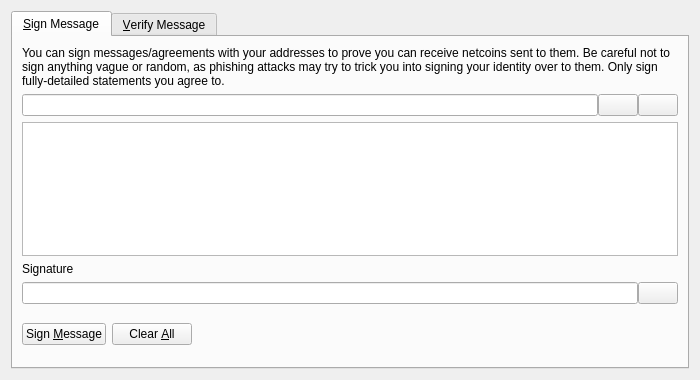
<?xml version="1.0" encoding="UTF-8"?>
<ui version="4.0">
 <class>SignVerifyMessageDialog</class>
 <widget class="QDialog" name="SignVerifyMessageDialog">
  <property name="geometry">
   <rect>
    <x>0</x>
    <y>0</y>
    <width>700</width>
    <height>380</height>
   </rect>
  </property>
  <property name="windowTitle">
   <string>Signatures - Sign / Verify a Message</string>
  </property>
  <property name="modal">
   <bool>true</bool>
  </property>
  <layout class="QVBoxLayout" name="verticalLayout">
   <item>
    <widget class="QTabWidget" name="tabWidget">
     <property name="currentIndex">
      <number>0</number>
     </property>
     <widget class="QWidget" name="tabSignMessage">
      <attribute name="title">
       <string>&amp;Sign Message</string>
      </attribute>
      <layout class="QVBoxLayout" name="verticalLayout_SM">
       <item>
        <widget class="QLabel" name="infoLabel_SM">
         <property name="text">
          <string>You can sign messages/agreements with your addresses to prove you can receive netcoins sent to them. Be careful not to sign anything vague or random, as phishing attacks may try to trick you into signing your identity over to them. Only sign fully-detailed statements you agree to.</string>
         </property>
         <property name="textFormat">
          <enum>Qt::PlainText</enum>
         </property>
         <property name="wordWrap">
          <bool>true</bool>
         </property>
        </widget>
       </item>
       <item>
        <layout class="QHBoxLayout" name="horizontalLayout_1_SM">
         <property name="spacing">
          <number>0</number>
         </property>
         <item>
          <widget class="QValidatedLineEdit" name="addressIn_SM">
           <property name="toolTip">
            <string>The Netcoin address to sign the message with</string>
           </property>
          </widget>
         </item>
         <item>
          <widget class="QPushButton" name="addressBookButton_SM">
           <property name="toolTip">
            <string>Choose previously used address</string>
           </property>
           <property name="text">
            <string/>
           </property>
           <property name="icon">
            <iconset resource="../bitcoin.qrc">
             <normaloff>:/icons/address-book</normaloff>:/icons/address-book</iconset>
           </property>
           <property name="shortcut">
            <string>Alt+A</string>
           </property>
           <property name="autoDefault">
            <bool>false</bool>
           </property>
          </widget>
         </item>
         <item>
          <widget class="QPushButton" name="pasteButton_SM">
           <property name="toolTip">
            <string>Paste address from clipboard</string>
           </property>
           <property name="text">
            <string/>
           </property>
           <property name="icon">
            <iconset resource="../bitcoin.qrc">
             <normaloff>:/icons/editpaste</normaloff>:/icons/editpaste</iconset>
           </property>
           <property name="shortcut">
            <string>Alt+P</string>
           </property>
           <property name="autoDefault">
            <bool>false</bool>
           </property>
          </widget>
         </item>
        </layout>
       </item>
       <item>
        <widget class="QPlainTextEdit" name="messageIn_SM">
         <property name="toolTip">
          <string>Enter the message you want to sign here</string>
         </property>
        </widget>
       </item>
       <item>
        <widget class="QLabel" name="signatureLabel_SM">
         <property name="text">
          <string>Signature</string>
         </property>
         <property name="textFormat">
          <enum>Qt::PlainText</enum>
         </property>
        </widget>
       </item>
       <item>
        <layout class="QHBoxLayout" name="horizontalLayout_2_SM">
         <property name="spacing">
          <number>0</number>
         </property>
         <item>
          <widget class="QLineEdit" name="signatureOut_SM">
           <property name="font">
            <font>
             <italic>true</italic>
            </font>
           </property>
           <property name="readOnly">
            <bool>true</bool>
           </property>
          </widget>
         </item>
         <item>
          <widget class="QPushButton" name="copySignatureButton_SM">
           <property name="toolTip">
            <string>Copy the current signature to the system clipboard</string>
           </property>
           <property name="text">
            <string/>
           </property>
           <property name="icon">
            <iconset resource="../bitcoin.qrc">
             <normaloff>:/icons/editcopy</normaloff>:/icons/editcopy</iconset>
           </property>
           <property name="autoDefault">
            <bool>false</bool>
           </property>
          </widget>
         </item>
        </layout>
       </item>
       <item>
        <layout class="QHBoxLayout" name="horizontalLayout_3_SM">
         <item>
          <widget class="QPushButton" name="signMessageButton_SM">
           <property name="toolTip">
            <string>Sign the message to prove you own this Netcoin address</string>
           </property>
           <property name="text">
            <string>Sign &amp;Message</string>
           </property>
           <property name="icon">
            <iconset resource="../bitcoin.qrc">
             <normaloff>:/icons/edit</normaloff>:/icons/edit</iconset>
           </property>
           <property name="autoDefault">
            <bool>false</bool>
           </property>
          </widget>
         </item>
         <item>
          <widget class="QPushButton" name="clearButton_SM">
           <property name="toolTip">
            <string>Reset all sign message fields</string>
           </property>
           <property name="text">
            <string>Clear &amp;All</string>
           </property>
           <property name="icon">
            <iconset resource="../bitcoin.qrc">
             <normaloff>:/icons/remove</normaloff>:/icons/remove</iconset>
           </property>
           <property name="autoDefault">
            <bool>false</bool>
           </property>
          </widget>
         </item>
         <item>
          <spacer name="horizontalSpacer_1_SM">
           <property name="orientation">
            <enum>Qt::Horizontal</enum>
           </property>
           <property name="sizeHint" stdset="0">
            <size>
             <width>40</width>
             <height>48</height>
            </size>
           </property>
          </spacer>
         </item>
         <item>
          <widget class="QLabel" name="statusLabel_SM">
           <property name="font">
            <font>
             <weight>75</weight>
             <bold>true</bold>
            </font>
           </property>
           <property name="text">
            <string/>
           </property>
           <property name="wordWrap">
            <bool>true</bool>
           </property>
          </widget>
         </item>
         <item>
          <spacer name="horizontalSpacer_2_SM">
           <property name="orientation">
            <enum>Qt::Horizontal</enum>
           </property>
           <property name="sizeHint" stdset="0">
            <size>
             <width>40</width>
             <height>48</height>
            </size>
           </property>
          </spacer>
         </item>
        </layout>
       </item>
      </layout>
     </widget>
     <widget class="QWidget" name="tabVerifyMessage">
      <attribute name="title">
       <string>&amp;Verify Message</string>
      </attribute>
      <layout class="QVBoxLayout" name="verticalLayout_VM">
       <item>
        <widget class="QLabel" name="infoLabel_VM">
         <property name="text">
          <string>Enter the receiver's address, message (ensure you copy line breaks, spaces, tabs, etc. exactly) and signature below to verify the message. Be careful not to read more into the signature than what is in the signed message itself, to avoid being tricked by a man-in-the-middle attack. Note that this only proves the signing party receives with the address, it cannot prove sendership of any transaction!</string>
         </property>
         <property name="textFormat">
          <enum>Qt::PlainText</enum>
         </property>
         <property name="alignment">
          <set>Qt::AlignLeading|Qt::AlignLeft|Qt::AlignTop</set>
         </property>
         <property name="wordWrap">
          <bool>true</bool>
         </property>
        </widget>
       </item>
       <item>
        <layout class="QHBoxLayout" name="horizontalLayout_1_VM">
         <property name="spacing">
          <number>0</number>
         </property>
         <item>
          <widget class="QValidatedLineEdit" name="addressIn_VM">
           <property name="toolTip">
            <string>The Netcoin address the message was signed with</string>
           </property>
          </widget>
         </item>
         <item>
          <widget class="QPushButton" name="addressBookButton_VM">
           <property name="toolTip">
            <string>Choose previously used address</string>
           </property>
           <property name="text">
            <string/>
           </property>
           <property name="icon">
            <iconset resource="../bitcoin.qrc">
             <normaloff>:/icons/address-book</normaloff>:/icons/address-book</iconset>
           </property>
           <property name="shortcut">
            <string>Alt+A</string>
           </property>
           <property name="autoDefault">
            <bool>false</bool>
           </property>
          </widget>
         </item>
        </layout>
       </item>
       <item>
        <widget class="QPlainTextEdit" name="messageIn_VM"/>
       </item>
       <item>
        <widget class="QValidatedLineEdit" name="signatureIn_VM"/>
       </item>
       <item>
        <layout class="QHBoxLayout" name="horizontalLayout_2_VM">
         <item>
          <widget class="QPushButton" name="verifyMessageButton_VM">
           <property name="toolTip">
            <string>Verify the message to ensure it was signed with the specified Netcoin address</string>
           </property>
           <property name="text">
            <string>Verify &amp;Message</string>
           </property>
           <property name="icon">
            <iconset resource="../bitcoin.qrc">
             <normaloff>:/icons/transaction_0</normaloff>:/icons/transaction_0</iconset>
           </property>
           <property name="autoDefault">
            <bool>false</bool>
           </property>
          </widget>
         </item>
         <item>
          <widget class="QPushButton" name="clearButton_VM">
           <property name="toolTip">
            <string>Reset all verify message fields</string>
           </property>
           <property name="text">
            <string>Clear &amp;All</string>
           </property>
           <property name="icon">
            <iconset resource="../bitcoin.qrc">
             <normaloff>:/icons/remove</normaloff>:/icons/remove</iconset>
           </property>
           <property name="autoDefault">
            <bool>false</bool>
           </property>
          </widget>
         </item>
         <item>
          <spacer name="horizontalSpacer_1_VM">
           <property name="orientation">
            <enum>Qt::Horizontal</enum>
           </property>
           <property name="sizeHint" stdset="0">
            <size>
             <width>40</width>
             <height>48</height>
            </size>
           </property>
          </spacer>
         </item>
         <item>
          <widget class="QLabel" name="statusLabel_VM">
           <property name="font">
            <font>
             <weight>75</weight>
             <bold>true</bold>
            </font>
           </property>
           <property name="text">
            <string/>
           </property>
           <property name="wordWrap">
            <bool>true</bool>
           </property>
          </widget>
         </item>
         <item>
          <spacer name="horizontalSpacer_2_VM">
           <property name="orientation">
            <enum>Qt::Horizontal</enum>
           </property>
           <property name="sizeHint" stdset="0">
            <size>
             <width>40</width>
             <height>48</height>
            </size>
           </property>
          </spacer>
         </item>
        </layout>
       </item>
      </layout>
     </widget>
    </widget>
   </item>
  </layout>
 </widget>
 <customwidgets>
  <customwidget>
   <class>QValidatedLineEdit</class>
   <extends>QLineEdit</extends>
   <header>qvalidatedlineedit.h</header>
  </customwidget>
 </customwidgets>
 <resources>
  <include location="../bitcoin.qrc"/>
 </resources>
 <connections/>
</ui>
